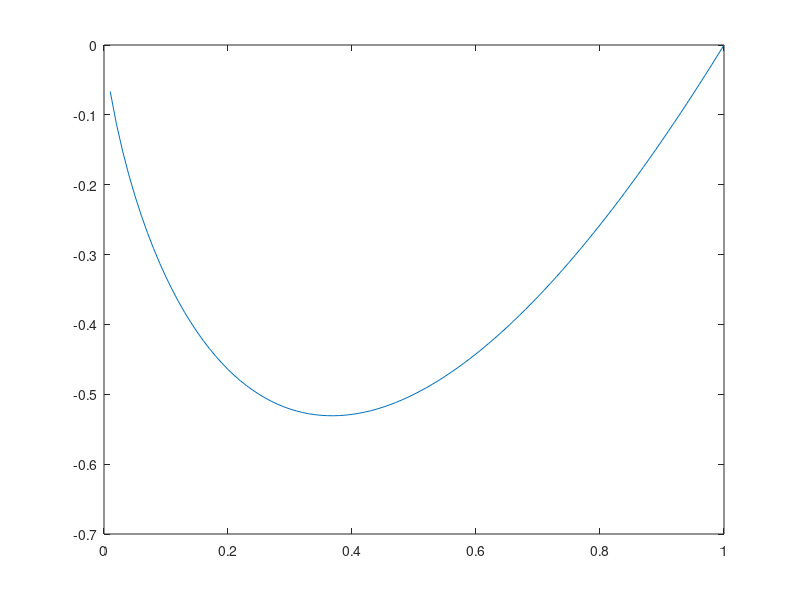

Write the MATLAB code that produced this figure.
% Calculating entropy in machine learning

% Problem 1
p_0 = 0:0.01:1; % Probability that P = 0
p_1 = 0:0.01:1; % Probability that P = 1

[P_0, P_1] = hist(p_0, p_1); % Create histogram of probability

% Calculate entropy
H = -P_0 .* log2(P_0) + (P_1) .* log2(P_1);

plot(P_1, H); % Plot entropy (y-axis) vs. probability of 1 (x-axis)

% Problem 2
% We can conclude that the entropy is falling when P < 0.4, and then 
% rising when P >= 0.4.
